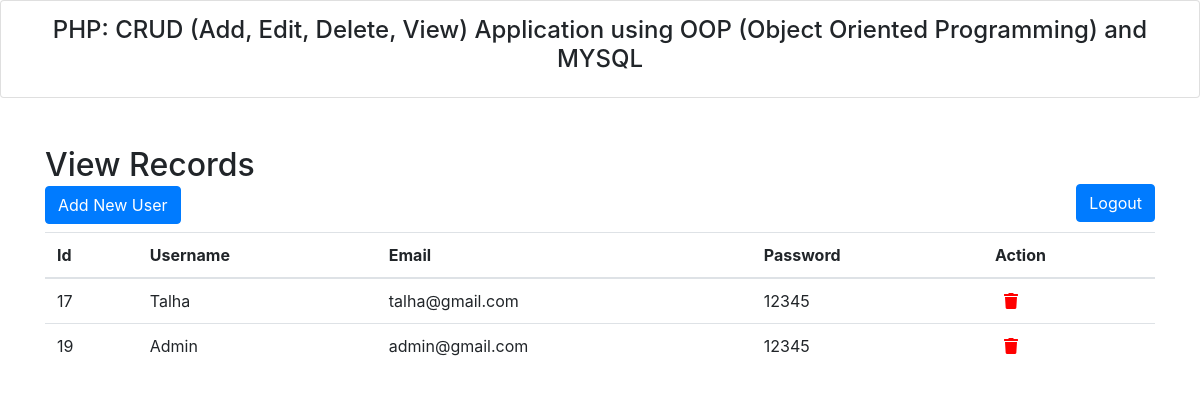
Page /admin_panel.php on the earlier database version.
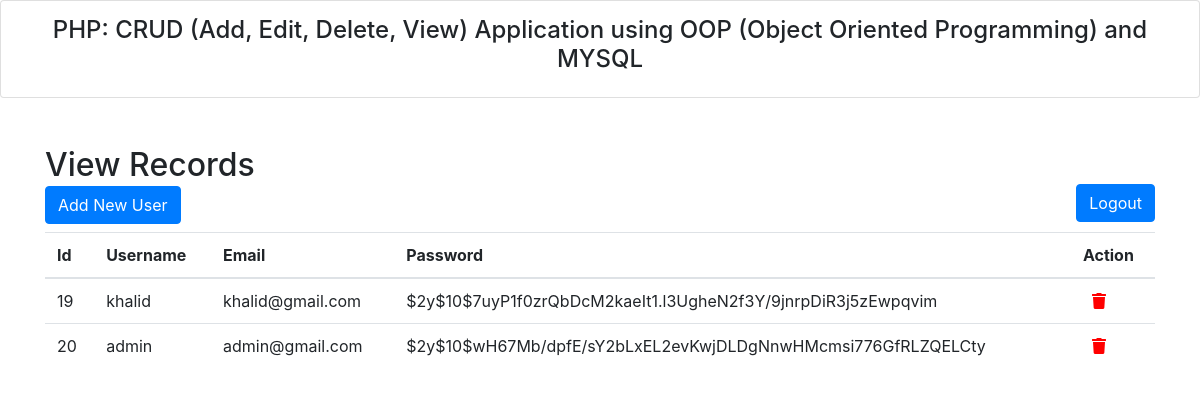
Same page on the later database version.
### tables this page shows
CREATE TABLE `users` (
  `id` int(11) NOT NULL,
  `username` varchar(50) NOT NULL,
  `email` varchar(50) NOT NULL,
  `password` varchar(60) DEFAULT NULL
);

### classes/dbConnection.php (called while the page is built, shortened)
<?php
class DbConnection{
    private $host = 'localhost';
    private $name = 'root';
    private $key = '';
    private $database = 'php_login_app';
    function __construct() {
        $this->con = new mysqli($this->host, $this->name, $this->key, $this->database);
    if (mysqli_connect_errno())
    {
        echo "Failed to connect to MySQL: " . mysqli_connect_error();
    }else{
        return $this->con;
    }
}
}
?>

### classes/admin.php (called while the page is built, shortened)
<?php
include_once('dbConnection.php');
class Admin extends DbConnection{
    public function displayData(){
        $query = "SELECT * FROM users";
        $result = mysqli_query($this->con, $query);
        if ($result->num_rows > 0){
            $data = array();
            while ($row = $result->fetch_assoc()){
                $data[] = $row;
            }
                return $data;
            }else{
                echo "No record found";
            }
        }
}
?>

### admin_panel.php (the view, shortened to what this page needs)
<?php
  include('./classes/admin.php');
  include('./layout/header.php');
  $admin = new Admin();
?>
<!DOCTYPE html>
<html lang="en">
<head>
  <link rel="stylesheet" href="https://maxcdn.bootstrapcdn.com/bootstrap/4.5.2/css/bootstrap.min.css">
  <link rel="stylesheet" href="https://pro.fontawesome.com/releases/v5.10.0/css/all.css"/>
</head>
<body>
<div class="container">
  <h2>View Records
    <div>
    <a href="add.php" class="btn btn-primary" style="float:auto;">Add New User</a>&nbsp;
    <a href="logout.php" class="btn btn-primary" style="float:right;">Logout</a>
  </div>
  </h2>
  <table class="table table-hover">
    <thead>
      <tr>
        <th>Id</th>
        <th>Username</th>
        <th>Email</th>
        <th>Password</th>
        <th>Action</th>
      </tr>
    </thead>
    <tbody>
        <?php
          $users = $admin->displayData();
          if($users){
          foreach ($users as $user) {
        ?>
        <tr>
          <td><?php echo $user['id'] ?></td>
          <td><?php echo $user['username'] ?></td>
          <td><?php echo $user['email'] ?></td>
          <td><?php echo $user['password'] ?></td>
          <td>
            <a href="admin_panel.php?deleteId=<?php echo $user['id'] ?>" style="color:red" onclick="confirm('Are you sure want to delete this record')">
              <i class="fa fa-trash" aria-hidden="true"></i>
            </a>
          </td>
        </tr>
      <?php }} ?>
    </tbody>
  </table>
</div>
</body>
</html>

### layout/header.php
<div class="card text-center" style="padding:15px;">
  <h4>PHP: CRUD (Add, Edit, Delete, View) Application using OOP (Object Oriented Programming) and MYSQL</h4>
</div><br><br>

Differences in the rows shown:
removed users: id "17", username "Talha", email "talha@gmail.com", password "12345"
changed users id 19: username "Admin" → "khalid"; email "admin@gmail.com" → "khalid@gmail.com"; password "12345" → "$2y$10$7uyP1f0zrQbDcM2kaeIt1.l3UgheN2f3Y/9jnrpDiR3j5zEwpqvim"
added users: id "20", username "admin", email "admin@gmail.com", password "$2y$10$wH67Mb/dpfE/sY2bLxEL2evKwjDLDgNnwHMcmsi776GfRLZQELCty"
